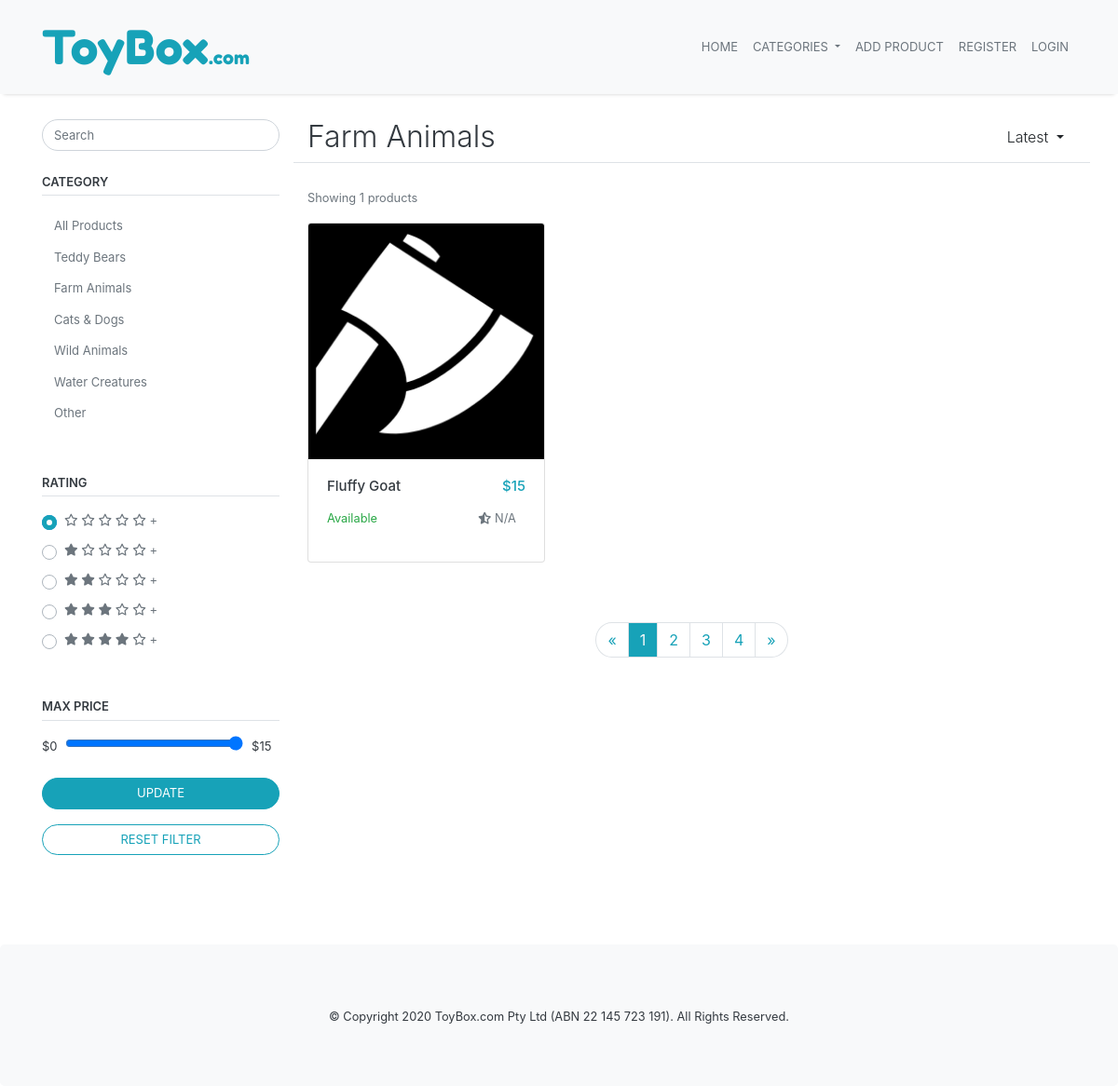
Page /Farm Animals on the committed database.
### marketplace/models.py (models this page shows, shortened)
class Product(db.Model):
    __tablename__='products'
    id = db.Column(db.Integer, primary_key=True)
    name = db.Column(db.String(100), nullable=False)
    description = db.Column(db.String(500))
    current_stock = db.Column(db.Integer, nullable=False)
    monthly_stock = db.Column(db.Integer, nullable=False)
    price = db.Column(db.Numeric, nullable=False)
    category = db.Column(db.String(50), nullable=False)
    created = db.Column(db.DateTime, default=datetime.now(), nullable=False)
    image_one = db.Column(db.String(400))
    image_two = db.Column(db.String(400))
    image_three = db.Column(db.String(400))
    seller_id = db.Column(db.Integer, db.ForeignKey('users.id'))
    comments = db.relationship('Comment', backref='product') #comments on product

### marketplace/views.py (the view)
@bp.route('/<category>', methods=['GET'])
def index_category(category):
    product_list = Product.query.filter_by(category=category).order_by(Product.created).all()
    total_results = len(product_list)
    if (not product_list): #if no products exist then return 404
        return render_template('404.html')
    return render_template('index.html', products = refine(product_list), category = category, max_price=find_max(product_list), total_results = total_results)

### marketplace/views.py (called while the page is built)
def refine(result):
    for product in result:
        product.price = round(product.price, 2)
        product.rating = 0
        i = 0
        for comment in product.comments:
            product.rating += comment.rating
            i += 1
        if i > 0:
            product.rating = round(product.rating/i, 1)
        else:
            product.rating = 'N/A'
    return result

def find_max(result):
    max_value = 0  #initialise maximum value
    for product in result:
        product.price = round(product.price)
        if product.price > max_value:
            max_value = product.price
    return max_value

### marketplace/templates/index.html (shortened to what this page needs)
{% extends 'base.html' %}
{% block content %}
<div class="container">
  <div class="row content-container">
    <div class="col-md-3 d-none d-md-block">
      <form action="" oninput="pricerangevalue.value = pricerange.valueAsNumber" class="text-dark small-font">
        <input type="search" class="form-control rounded-pill small-font" placeholder="Search">
        <div class="form-head pb-1 mb-3 pt-4 border-bottom">CATEGORY</div>
        <a class="d-block btn text-left small-font text-muted" href="{{ url_for('main.index') }}">All Products</a>
        <a class="d-block btn text-left small-font text-muted" href="{{ url_for('main.index_category', category='Teddy Bears') }}">Teddy Bears</a>
        <a class="d-block btn text-left small-font text-muted" href="{{ url_for('main.index_category', category='Farm Animals') }}">Farm Animals</a>
        <a class="d-block btn text-left small-font text-muted" href="{{ url_for('main.index_category', category='Cats & Dogs') }}">Cats & Dogs</a>
        <a class="d-block btn text-left small-font text-muted" href="{{ url_for('main.index_category', category='Wild Animals') }}">Wild Animals</a>
        <a class="d-block btn text-left small-font text-muted" href="{{ url_for('main.index_category', category='Water Creatures') }}">Water Creatures</a>
        <a class="d-block btn text-left small-font text-muted" href="{{ url_for('main.index_category', category='Other') }}">Other</a>
        <div class="form-head pb-1 mb-3 pt-5 border-bottom">RATING</div>
        <div class="mt-2 custom-control custom-radio">
          <label for="zeroStars" class="text-muted custom-control-label">
            <i class="far fa-star"></i> <i class="far fa-star"></i> <i class="far fa-star"></i> <i
              class="far fa-star"></i> <i class="far fa-star"></i> +
          </label>
        </div>
        <div class="mt-2 custom-control custom-radio">
          <label for="oneStars" class="text-muted custom-control-label">
            <i class="fas fa-star"></i> <i class="far fa-star"></i> <i class="far fa-star"></i> <i
              class="far fa-star"></i> <i class="far fa-star"></i> +
          </label>
        </div>
        <div class="mt-2 custom-control custom-radio">
          <label for="twoStars" class="text-muted custom-control-label">
            <i class="fas fa-star"></i> <i class="fas fa-star"></i> <i class="far fa-star"></i> <i
              class="far fa-star"></i> <i class="far fa-star"></i> +
          </label>
        </div>
        <div class="mt-2 custom-control custom-radio">
          <label for="threeStars" class="text-muted custom-control-label">
            <i class="fas fa-star"></i> <i class="fas fa-star"></i> <i class="fas fa-star"></i> <i
              class="far fa-star"></i> <i class="far fa-star"></i> +
          </label>
        </div>
        <div class="mt-2 custom-control custom-radio">
          <label for="fourStars" class="text-muted custom-control-label">
            <i class="fas fa-star"></i> <i class="fas fa-star"></i> <i class="fas fa-star"></i> <i
              class="fas fa-star"></i> <i class="far fa-star"></i> +
          </label>
        </div>
        <div class="form-head pb-1 mb-3 pt-5 border-bottom">MAX PRICE</div>
        <output>$0</output>
        <input class="form custom-slider" name="pricerange" type="range" step="5" min="0" max="{{max_price}}" value="{{max_price}}">
        $<output name="pricerangevalue" for="pricerange" >{{max_price}}</output>
        <input type="submit" class="btn btn-info d-block rounded-pill w-100 mt-4 small-font" value="UPDATE">
        <input type="reset" class="btn btn-outline-info d-block rounded-pill w-100 mt-3 mb-5 small-font"
          value="RESET FILTER">
      </form>
    </div>
    <div class="col-md-9">
      <div class="row border-bottom mb-4">
        <div class="col-8">
          <h2 class="text-dark font-weight-light">{{ category }}</h2>
        </div>
        <div class="col-4 text-right">
          <div class="dropdown d-inline-block">
            <button class="btn dropdown-toggle font-weight-light pb-0" type="button" id="dropdownSort"
              data-toggle="dropdown" aria-haspopup="true" aria-expanded="false">
              Latest
            </button>
          </div>
        </div>
      </div>
      <small class="text-muted ">Showing {{ total_results }} products</small>
      <div class="card-deck">
        {% for product in products %}
          <div class="col-sm-4 mt-3 mb-3">
            <a href="{{ url_for('product.view', id=product.id) }}" class="card product-card">
              <img class="card-img-top product-image" src="..{{ product.image_one }}">
              <div class="card-body">
                <div class="row">
                  <h5 class="col-lg-8 card-title text-dark">{{ product.name }}</h5>
                  <h5 style ="text-align:right;" class="col-lg-4 card-title text-info">${{ product.price }}</h5>
                </div>
                <div class="row">
                  {% if product.current_stock > 0 %}
                  <p class="col-lg-8 card-text text-success"><small>Available</small></p>
                  {% else %}
                  <p style ="text-align:right;" class="col-lg-8 card-text text-danger"><small>Out of Stock</small></p>
                  {% endif %}
                  <p class="col-lg-4 card-text text-muted"><small><i class="fas fa-star-half-alt"></i> {{ product.rating }}</small></p>
                </div>
              </div>
            </a>
          </div>
        {% endfor %}
      </div>
      <nav class="mt-5">
        <ul class="pagination justify-content-center">
          <li class="page-item disabled">
            <a class="page-link text-info" href="#" aria-label="Previous">
              <span aria-hidden="true">&laquo;</span>
            </a>
          </li>
          <li class="page-item"><a class="page-link bg-info text-light" href="#">1</a></li>
          <li class="page-item"><a class="page-link text-info" href="#">2</a></li>
          <li class="page-item"><a class="page-link text-info" href="#">3</a></li>
          <li class="page-item"><a class="page-link text-info" href="#">4</a></li>
          <li class="page-item">
            <a class="page-link text-info" href="#" aria-label="Next">
              <span aria-hidden="true">&raquo;</span>
            </a>
          </li>
        </ul>
      </nav>
    </div>
  </div>
</div>
{% endblock %}

### marketplace/static/css/style.css (style rules this page uses)
body { overflow-x: hidden; display: flex; flex-direction: column; min-height: 100%; }
html { min-height: 100%; }
.content-container { margin-top: 128px; }
.form-head { font-size: 13px; font-weight: 600; }
.custom-slider { width: 75%; margin-left: 5px; margin-right: 5px; }
.small-font { font-size: 13px!important; }
h5 { font-size: 15px!important; }
.custom-radio .custom-control-input:checked~.custom-control-label::before, .custom-radio .custom-control-input:checked~.custom-control-label::after { background-color: #17a2b8; border-radius: 50%; }
.page-item:first-child .page-link { border-top-left-radius: 50%; border-bottom-left-radius: 50%; }
.page-item:last-child .page-link { border-top-right-radius: 50%; border-bottom-right-radius: 50%; }
.product-card { padding-left: 0; padding-right: 0; }
.col-sm-4 { padding: 0; }

### rows in the picture
Product: category "Farm Animals", image_one (picture), name "Fluffy Goat", price "15", current_stock "Available", rating "N/A"

### other values in the picture
{{ max_price }} "15"
{{ total_results }} "1"
